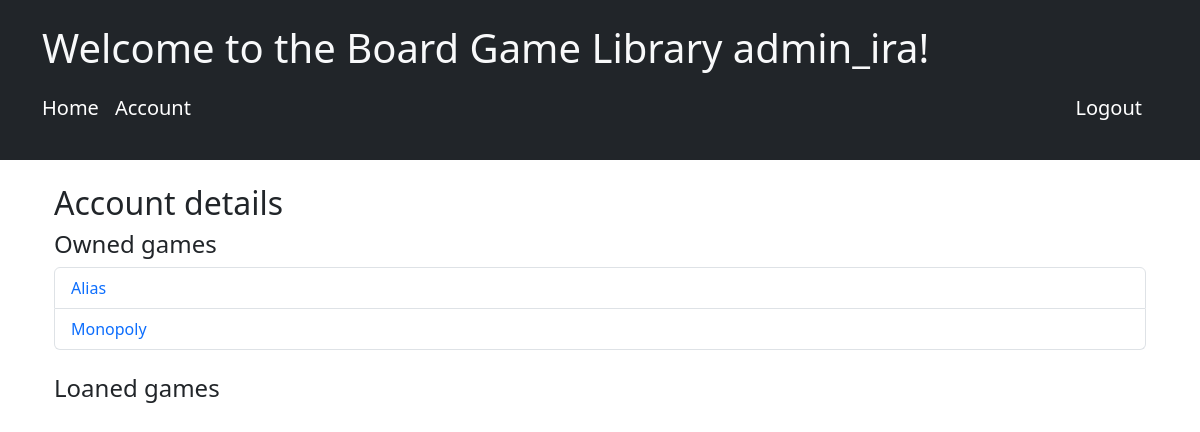
The page /account (signed in) on the database as committed earlier.
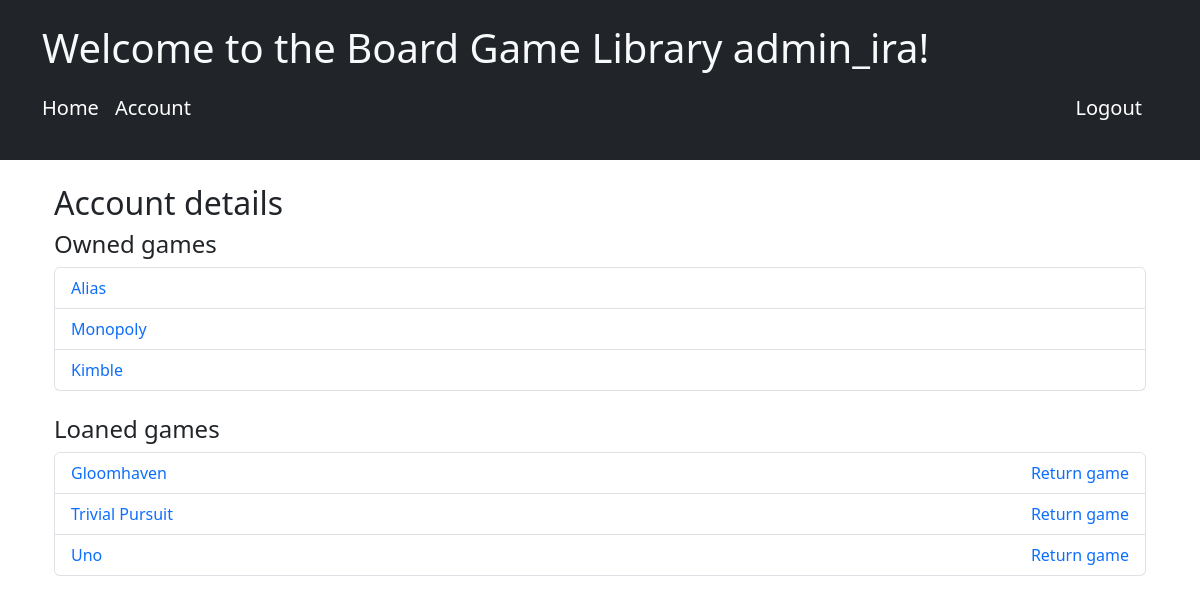
The same page on the database as committed later.
### app_app/models.py (models this page shows, shortened)
class BoardGame(models.Model):
    name = models.CharField(max_length=100)
    genre = models.CharField(max_length=100, default='none')
    max_players = models.PositiveIntegerField(default=1)
    play_time = models.FloatField(default=1.0)
    owner = models.ForeignKey(User, on_delete=models.CASCADE, related_name='owned_games')
    available = models.BooleanField(default=True)
    loaned_to = models.ForeignKey(User, null=True, blank=True, on_delete=models.SET_NULL, related_name='loaned_games')
    date_added = models.DateTimeField(default=timezone.now)
    date_loaned = models.DateTimeField(default=None, blank=True, null=True)
    class Meta:
        verbose_name = 'Board game'

### app_app/views.py (the view)
# urls.py: path('account', views.account, name='account'),
@login_required
def account(request):
    user = request.user
    owned_games = BoardGame.objects.filter(owner = user)
    loaned_games = BoardGame.objects.filter(loaned_to = user)
    reviews = BoardGameReview.objects.filter(owner = user)
    context = {'owned_games': owned_games, 'loaned_games': loaned_games, 'reviews': reviews}
    return render(request, 'account.html', context)

### app_app/templates/account.html
{% extends 'base.html' %}
{% block content %}
<div class="container mt-4">
    <h2>Account details</h2>
    <div class="mb-4">
        <h4>Owned games</h4>
        <ul class="list-group">
        {% for game in owned_games %}
            <li class="list-group-item">
                <a href="{% url 'board_game_detail' game.id %}" class="text-decoration-none">{{ game.name }}</a>
            </li>
        {% endfor %}
    </ul>
    </div>
    <div class="mb-4">
        <h4>Loaned games</h4>
        <ul class="list-group">
        {% for game in loaned_games %}
            <li class="list-group-item d-flex justify-content-between align-items-center">
                <a href="{% url 'board_game_detail' game.id %}" class="text-decoration-none">{{ game.name }}</a>
                <a href="{% url 'return_board_game' game.id %}" class="text-decoration-none">Return game</a>
            </li>
        {% endfor %}
        </ul>
    </div>
</div>
{% endblock %}

Rows that differ between the two databases and show on the page:
added BoardGame: name "Kimble", shown under "Owned games"
now on this page (row edited): BoardGame: name "Gloomhaven", shown under "Loaned games"
now on this page (row edited): BoardGame: name "Trivial Pursuit", shown under "Loaned games"
now on this page (row edited): BoardGame: name "Uno", shown under "Loaned games"
